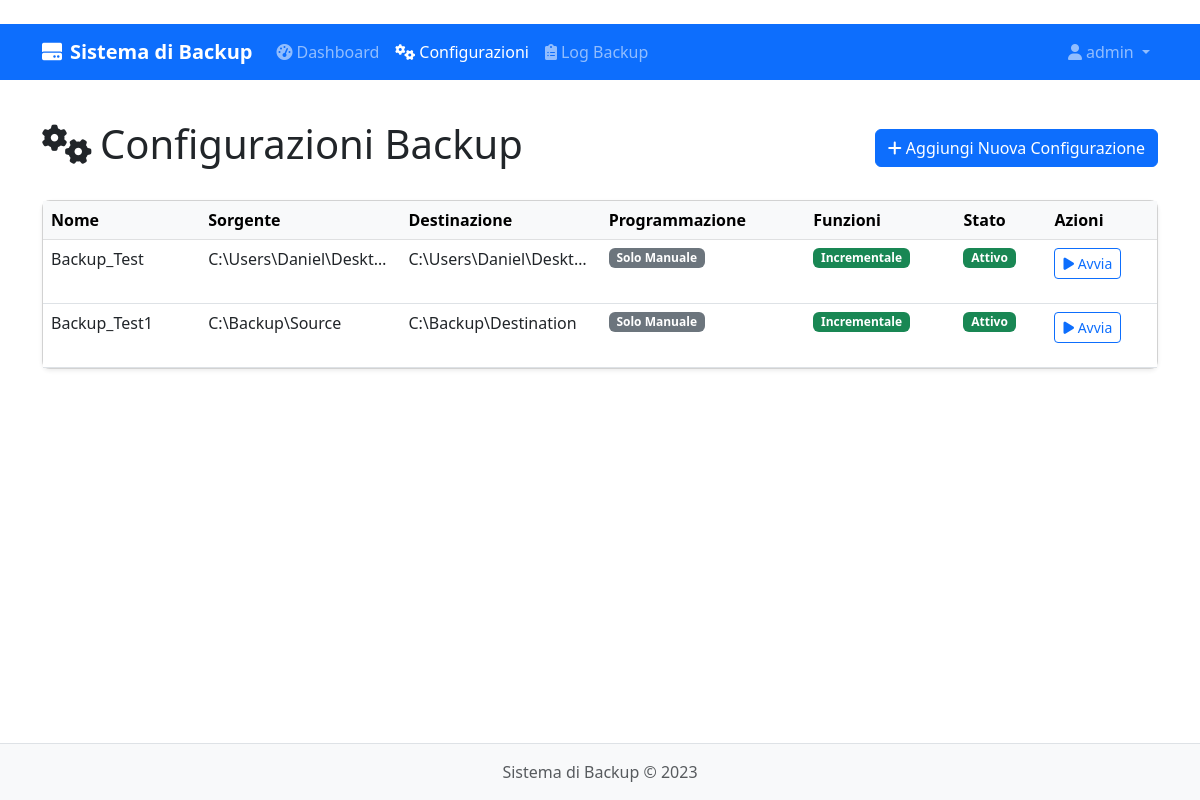
Page /configs (signed in) on the committed database.
### app/models.py (models this page shows, shortened)
class User(UserMixin, db.Model):
    id = db.Column(db.Integer, primary_key=True)
    username = db.Column(db.String(64), unique=True, index=True)
    email = db.Column(db.String(120), unique=True, index=True)
    password_hash = db.Column(db.String(128))
    is_admin = db.Column(db.Boolean, default=False)
    created_at = db.Column(db.DateTime, default=datetime.utcnow)
    configs = db.relationship("BackupConfig", backref="user", lazy="dynamic")
    logs = db.relationship("BackupLog", backref="user", lazy="dynamic")
    @property
    def password(self):
        raise AttributeError("password is not a readable attribute")

class BackupConfig(db.Model):
    id = db.Column(db.Integer, primary_key=True)
    name = db.Column(db.String(64))
    source_path = db.Column(db.String(256))
    destination_path = db.Column(db.String(256))
    schedule_type = db.Column(db.String(32))  # "daily", "weekly", "monthly"
    schedule_time = db.Column(db.Time)
    schedule_days = db.Column(db.String(64))  # JSON string of days
    incremental = db.Column(db.Boolean, default=True)
    compression_level = db.Column(db.Integer, default=5)  # 0-9
    active = db.Column(db.Boolean, default=True)
    created_at = db.Column(db.DateTime, default=datetime.utcnow)
    updated_at = db.Column(db.DateTime, default=datetime.utcnow, onupdate=datetime.utcnow)
    user_id = db.Column(db.Integer, db.ForeignKey("user.id"))
    logs = db.relationship("BackupLog", backref="config", lazy="dynamic")

### app/main/routes.py (the view)
@main.route("/configs")
@login_required
def configs():
    configs = BackupConfig.query.filter_by(user_id=current_user.id).all()
    return render_template("configs.html", configs=configs)

### app/models.py (called while the page is built)
@login_manager.user_loader
def load_user(user_id):
    return User.query.get(int(user_id))

### app/templates/configs.html (shortened to what this page needs)
{% extends "base.html" %}
{% block content %}
<div class="d-flex justify-content-between align-items-center mb-4">
    <h1><i class="fas fa-cogs me-2"></i>Configurazioni Backup</h1>
    <a href="{{ url_for('main.add_config') }}" class="btn btn-primary">
        <i class="fas fa-plus me-1"></i>Aggiungi Nuova Configurazione
    </a>
</div>
{% if configs %}
<div class="card shadow-sm">
    <div class="card-body p-0">
        <div class="table-responsive">
            <table class="table table-hover mb-0">
                <thead class="table-light">
                    <tr>
                        <th>Nome</th>
                        <th>Sorgente</th>
                        <th>Destinazione</th>
                        <th>Programmazione</th>
                        <th>Funzioni</th>
                        <th>Stato</th>
                        <th>Azioni</th>
                    </tr>
                </thead>
                <tbody>
                    {% for config in configs %}
                    <tr>
                        <td>{{ config.name }}</td>
                        <td class="text-truncate" style="max-width: 150px;" title="{{ config.source_path }}">
                            {{ config.source_path }}
                        </td>
                        <td class="text-truncate" style="max-width: 150px;" title="{{ config.destination_path }}">
                            {{ config.destination_path }}
                        </td>
                        <td>
                            {% if config.schedule_type == 'manual' %}
                            <span class="badge bg-secondary">Solo Manuale</span>
                            {% elif config.schedule_type == 'daily' %}
                            <span class="badge bg-info">Giornaliero</span>
                            {% if config.schedule_time %}
                            <small>{{ config.schedule_time.strftime('%H:%M') }}</small>
                            {% endif %}
                            {% elif config.schedule_type == 'weekly' %}
                            <span class="badge bg-primary">Settimanale</span>
                            {% if config.schedule_time %}
                            <small>{{ config.schedule_time.strftime('%H:%M') }}</small>
                            {% endif %}
                            {% elif config.schedule_type == 'monthly' %}
                            <span class="badge bg-warning">Mensile</span>
                            {% if config.schedule_time %}
                            <small>{{ config.schedule_time.strftime('%H:%M') }}</small>
                            {% endif %}
                            {% endif %}
                        </td>
                        <td>
                            {% if config.incremental %}
                            <span class="badge bg-success">Incrementale</span>
                            {% endif %}
                        </td>
                        <td>
                            {% if config.active %}
                            <span class="badge bg-success">Attivo</span>
                            {% else %}
                            <span class="badge bg-danger">Inattivo</span>
                            {% endif %}
                        </td>
                        <td>
                            <form method="post" action="{{ url_for('main.start_backup', config_id=config.id) }}">
                                <button type="submit" class="btn btn-sm btn-outline-primary">
                                    <i class="fas fa-play"></i> Avvia
                                </button>
                            </form>
                        </td>
                    </tr>
                    {% endfor %}
                </tbody>
            </table>
        </div>
    </div>
</div>
{% endif %}
{% endblock %}

### app/templates/base.html (shortened to what this page needs)
﻿<!DOCTYPE html>
<html lang="it">
<head>
    <link href="https://cdn.jsdelivr.net/npm/bootstrap@5.3.0-alpha1/dist/css/bootstrap.min.css" rel="stylesheet">
    <link rel="stylesheet" href="https://cdnjs.cloudflare.com/ajax/libs/font-awesome/6.0.0/css/all.min.css">
</head>
<body>
    <nav class="navbar navbar-expand-lg navbar-dark bg-primary">
        <div class="container">
            <a class="navbar-brand" href="{{ url_for('main.index') }}">
                <i class="fas fa-hdd me-2"></i>Sistema di Backup
            </a>
            <div class="collapse navbar-collapse" id="navbarNav">
                <ul class="navbar-nav me-auto">
                    {% if current_user.is_authenticated %}
                    <li class="nav-item">
                        <a class="nav-link {% if request.endpoint == 'main.dashboard' %}active{% endif %}" href="{{ url_for('main.dashboard') }}">
                            <i class="fas fa-tachometer-alt me-1"></i>Dashboard
                        </a>
                    </li>
                    <li class="nav-item">
                        <a class="nav-link {% if request.endpoint == 'main.configs' %}active{% endif %}" href="{{ url_for('main.configs') }}">
                            <i class="fas fa-cogs me-1"></i>Configurazioni
                        </a>
                    </li>
                    <li class="nav-item">
                        <a class="nav-link {% if request.endpoint == 'main.logs' %}active{% endif %}" href="{{ url_for('main.logs') }}">
                            <i class="fas fa-clipboard-list me-1"></i>Log Backup
                        </a>
                    </li>
                    {% endif %}
                </ul>
                <ul class="navbar-nav">
                    {% if current_user.is_authenticated %}
                    <li class="nav-item dropdown">
                        <a class="nav-link dropdown-toggle" href="#" id="userDropdown" role="button" data-bs-toggle="dropdown">
                            <i class="fas fa-user me-1"></i>{{ current_user.username }}
                        </a>
                    </li>
                    {% endif %}
                </ul>
            </div>
        </div>
    </nav>
    <div class="container my-4 content">
        {% block content %}{% endblock %}
    </div>
    <footer>
        <div class="container text-center">
            <p class="text-muted mb-0">Sistema di Backup &copy; 2023</p>
        </div>
    </footer>
</body>
</html>

### app/templates/base.html (style rules this page uses)
body { min-height: 100vh; display: flex; flex-direction: column; }
.content { flex: 1; }
.navbar-brand { font-weight: 700; }
.card { border-radius: 8px; box-shadow: 0 0.125rem 0.25rem rgba(0, 0, 0, 0.075); margin-bottom: 20px; }
footer { margin-top: auto; padding: 1rem 0; background-color: #f8f9fa; border-top: 1px solid #dee2e6; }

### rows in the picture
User: username "admin"
BackupConfig: name "Backup_Test", source_path "C:\\Users\\Daniel\\Deskt…", destination_path "C:\\Users\\Daniel\\Deskt…", schedule_type "Solo Manuale", incremental "Incrementale", active "Attivo"
BackupConfig: name "Backup_Test1", source_path "C:\\Backup\\Source", destination_path "C:\\Backup\\Destination", schedule_type "Solo Manuale", incremental "Incrementale", active "Attivo"
